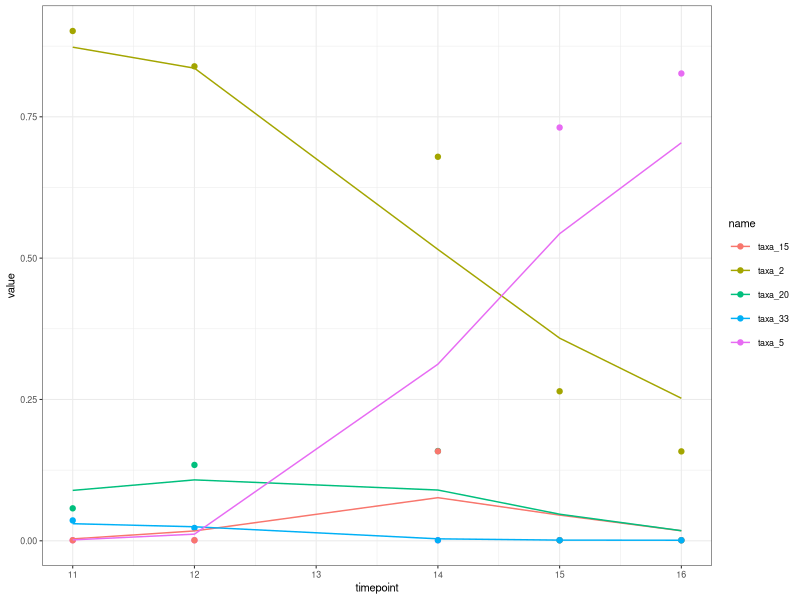
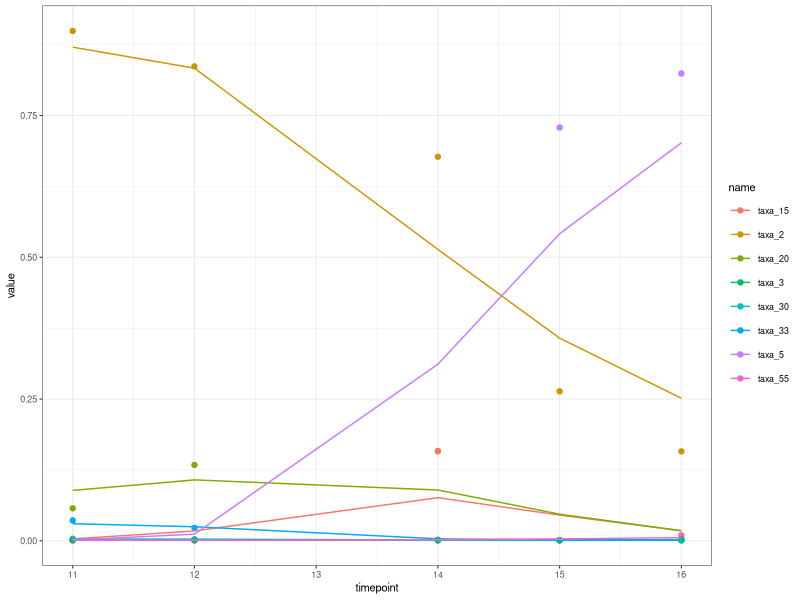
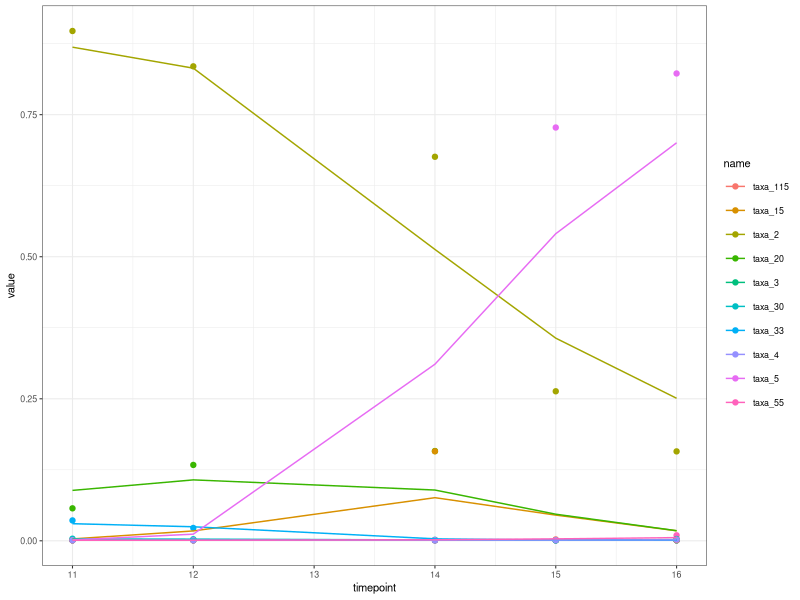
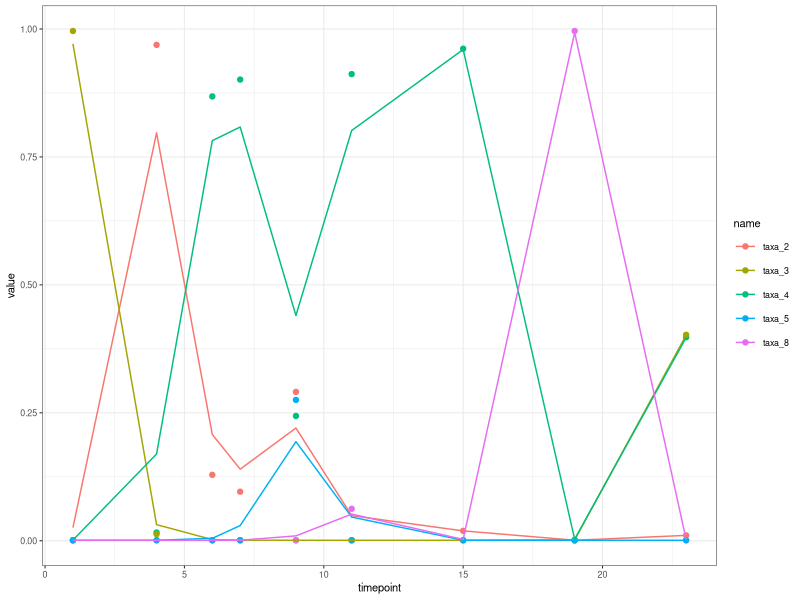
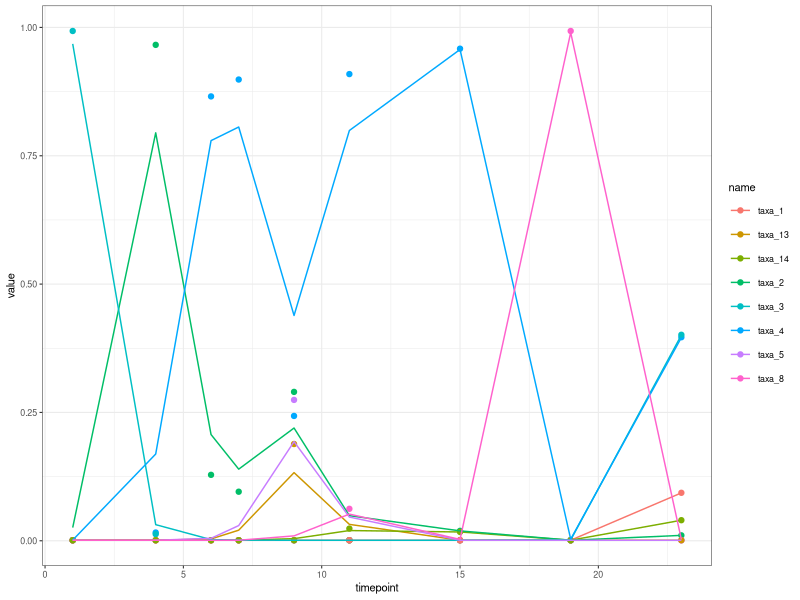
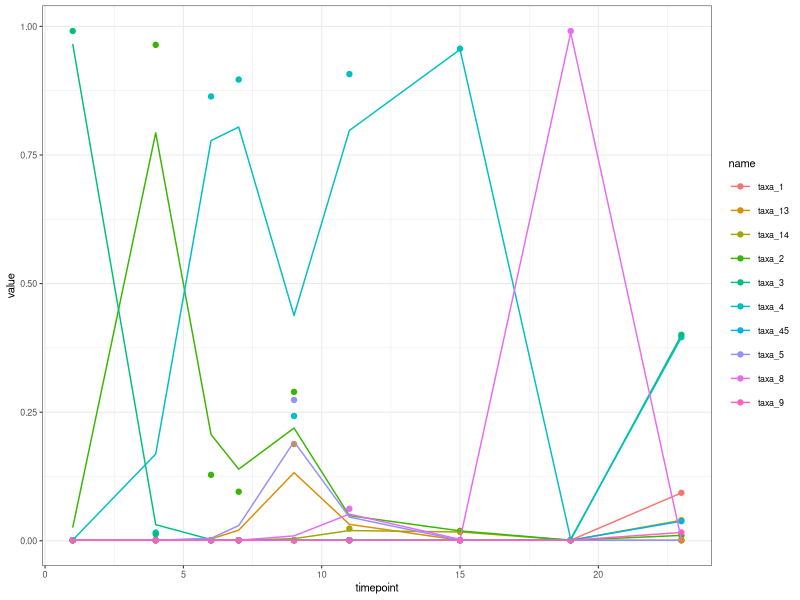
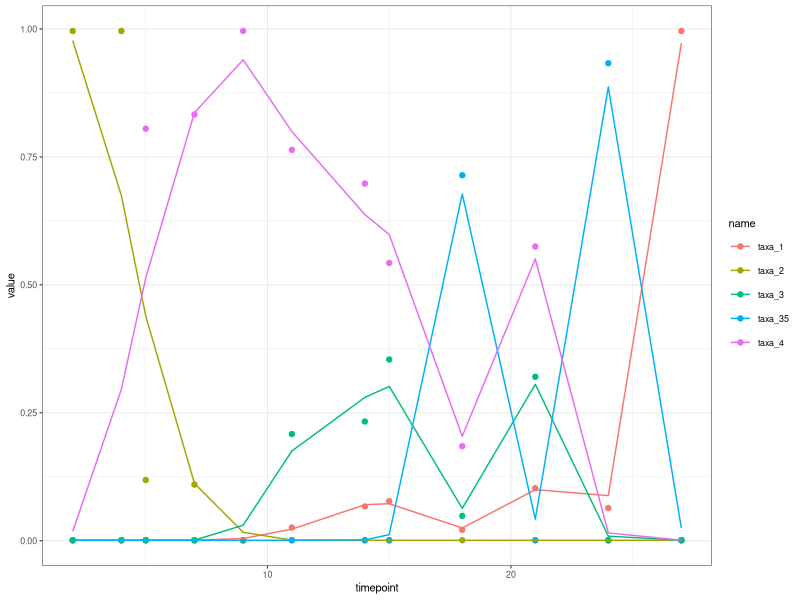
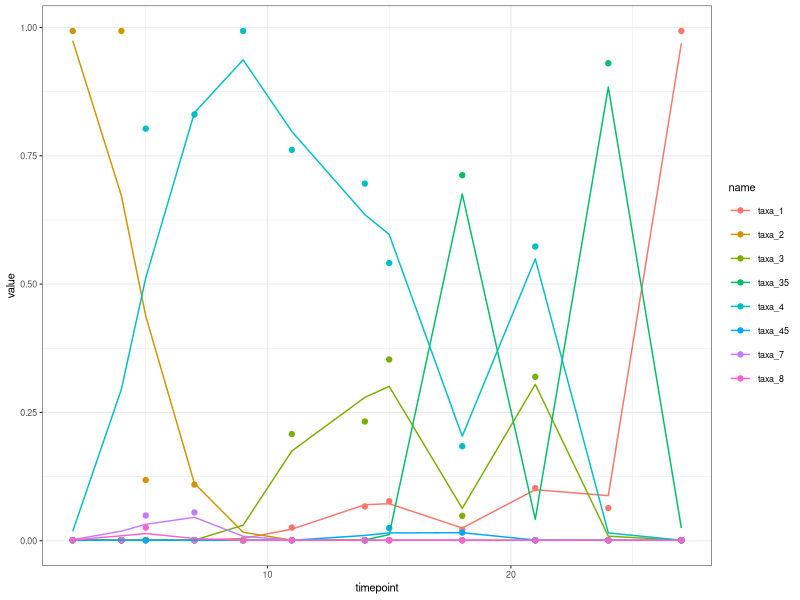

Source code (R) for these figures, in order: (Note: this script raises an error after producing the figures.)
library(dplyr)
library(tidyr)
library(purrr)
library(ggplot2)

get.top.taxa <- function(data,all.taxa, ntop){
  tots <- apply(data,MARGIN=2,sum)
  itots <- order(tots, decreasing=T)
  ##print(itots)
  stots <- tots[itots]

  ##pdf("plot-population-fractions.pdf")
  ##plot(cumsum(stots)/sum(tots), xlab="OTU", ylab="fraction of total")
  ##dev.off()

  #ntop <- 10
  top.taxa <- all.taxa[itots][1:ntop]
  cat( subject, ": top ", ntop, " :", top.taxa, "\n", sep=" ")

  M <- as.matrix( ds[,top.taxa] )
  fmiss <- length(which(M==0))/( dim(M)[1]*dim(M)[2] )

  cat( subject, ": missingness:", fmiss , "\n", sep=" ")

  return( list(top.taxa, fmiss) )
}

add_pseudocounts <- function(data){
  data %>%
    pivot_longer(cols = starts_with('taxa_')) %>%
    group_by(timepoint, subjectID) %>%
    mutate(value = (.data$value + 1e-3) / (1 + 1e-3 * length(unique(.data$name)))) %>%
    pivot_wider(names_from = name, values_from = value)
}

if(1){

  d <- read.csv("trimmed.csv")

  # normalise reads
  d <- d %>%
    pivot_longer(cols = starts_with('taxa_')) %>%
    group_by(sampleID) %>%
    mutate(value = value / sum(value)) %>%
    ungroup() %>%
    pivot_wider(names_from = name, values_from = value)

  d <- d[,c(2,3,23:185)]

  dd <- split(d,d$subjectID)
  ns <- length(dd)

  subjects <- rep("",ns)
  ntime <- rep(0,ns)

  top_n <- c(5, 8, 10)
  dinfo <- c()

  for(i in c(1:ns) ){
    ## write out individual level data
    subject <- as.character(dd[[i]][1,2])
    subjects[i] <- subject
    fname <- paste("data-",subject,".csv",sep="")
    print(fname)

    ds <- dd[[i]]
    ds <- ds[order(ds$timepoint),]

    ntime[i] <- nrow(ds)

    write.table(ds, file=fname, row.names=F, col.names=T, sep=",", quote=FALSE)

    all.taxa <- names(ds)[-c(1,2)]

    for(n in top_n){
      ret <- get.top.taxa(ds[,-c(1,2)], all.taxa, ntop=n)
      top.taxa <- ret[[1]]
      fmiss <- ret[[2]]

      dinfo <- rbind(dinfo,
                     data.frame(subjectID=subject,
                                ntime=nrow(ds),
                                top_n=n,
                                fmiss=fmiss))

      dds <- ds[,c("timepoint","subjectID", top.taxa)]
      dds <- add_pseudocounts(dds)

      smoothed <- dds %>%
        pivot_longer(cols = starts_with('taxa_')) %>%
        nest(timepoint, value) %>%
        mutate(m = purrr::map(data, ~ksmooth(x = .$timepoint,
                                             y = .$value,
                                             bandwidth = 3,
                                             kernel = 'normal',
                                             x.points = .$timepoint))) %>%
        select(-data)  %>%
        unnest_wider(m) %>%
        unnest_longer(c(x, y)) %>%
        rename(timepoint = x, f_value = y)

      ggplot() +
        geom_point(data = dds %>% pivot_longer(cols = starts_with('taxa_')),
                   aes(timepoint, value, colour = name)) +
        geom_line(data = smoothed,
                  aes(timepoint, f_value, colour = name)) +
        theme_bw(base_size = 8)

      ggsave(paste0("plot-top", n, "-",subject,".pdf"), height = 80, width = 80, units = 'mm')

      out <- dds %>%
        pivot_longer(cols = starts_with('taxa_')) %>%
        left_join(smoothed) %>%
        select(-value) %>%
        pivot_wider(names_from = name, values_from = f_value)

      write.table(out, file=paste0("data-top", n, "-",subject,".csv"), row.names=F, col.names=T, sep=",", quote=FALSE)
    }
  }

  write.table(dinfo, "data-info.csv", row.names=F, col.names=T, sep=",", quote=FALSE)

  # print( dinfo[ dinfo$fmiss.5 < 0.1,] )
}
